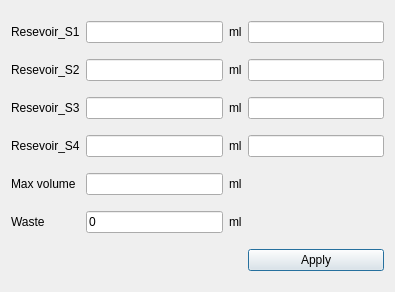
<?xml version="1.0" encoding="UTF-8"?>
<ui version="4.0">
 <class>Dialog</class>
 <widget class="QDialog" name="Dialog">
  <property name="geometry">
   <rect>
    <x>0</x>
    <y>0</y>
    <width>395</width>
    <height>292</height>
   </rect>
  </property>
  <property name="windowTitle">
   <string>Dialog</string>
  </property>
  <layout class="QHBoxLayout" name="horizontalLayout">
   <item>
    <layout class="QGridLayout" name="gridLayout">
     <item row="1" column="0">
      <widget class="QLabel" name="label_2">
       <property name="text">
        <string>Resevoir_S2</string>
       </property>
      </widget>
     </item>
     <item row="4" column="1">
      <widget class="QLineEdit" name="lineEdit_max_vol"/>
     </item>
     <item row="4" column="0">
      <widget class="QLabel" name="label_6">
       <property name="text">
        <string>Max volume</string>
       </property>
      </widget>
     </item>
     <item row="0" column="1">
      <widget class="QLineEdit" name="S1_volume"/>
     </item>
     <item row="3" column="0">
      <widget class="QLabel" name="label_4">
       <property name="text">
        <string>Resevoir_S4</string>
       </property>
      </widget>
     </item>
     <item row="2" column="0">
      <widget class="QLabel" name="label_3">
       <property name="text">
        <string>Resevoir_S3</string>
       </property>
      </widget>
     </item>
     <item row="2" column="3">
      <widget class="QLineEdit" name="S3_solution"/>
     </item>
     <item row="4" column="2">
      <widget class="QLabel" name="label_7">
       <property name="text">
        <string>ml</string>
       </property>
      </widget>
     </item>
     <item row="3" column="3">
      <widget class="QLineEdit" name="S4_solution"/>
     </item>
     <item row="1" column="3">
      <widget class="QLineEdit" name="S2_solution"/>
     </item>
     <item row="1" column="1">
      <widget class="QLineEdit" name="S2_volume"/>
     </item>
     <item row="1" column="2">
      <widget class="QLabel" name="label_10">
       <property name="text">
        <string>ml</string>
       </property>
      </widget>
     </item>
     <item row="3" column="1">
      <widget class="QLineEdit" name="S4_volume"/>
     </item>
     <item row="2" column="1">
      <widget class="QLineEdit" name="S3_volume"/>
     </item>
     <item row="5" column="0">
      <widget class="QLabel" name="label_11">
       <property name="text">
        <string>Waste</string>
       </property>
      </widget>
     </item>
     <item row="0" column="2">
      <widget class="QLabel" name="label_5">
       <property name="text">
        <string>ml</string>
       </property>
      </widget>
     </item>
     <item row="5" column="2">
      <widget class="QLabel" name="label_12">
       <property name="text">
        <string>ml</string>
       </property>
      </widget>
     </item>
     <item row="2" column="2">
      <widget class="QLabel" name="label_9">
       <property name="text">
        <string>ml</string>
       </property>
      </widget>
     </item>
     <item row="0" column="0">
      <widget class="QLabel" name="label">
       <property name="text">
        <string>Resevoir_S1</string>
       </property>
      </widget>
     </item>
     <item row="5" column="1">
      <widget class="QLineEdit" name="lineEdit_waste_vol">
       <property name="text">
        <string>0</string>
       </property>
      </widget>
     </item>
     <item row="0" column="3">
      <widget class="QLineEdit" name="S1_solution"/>
     </item>
     <item row="3" column="2">
      <widget class="QLabel" name="label_8">
       <property name="text">
        <string>ml</string>
       </property>
      </widget>
     </item>
     <item row="6" column="3">
      <widget class="QPushButton" name="pushButton_apply">
       <property name="text">
        <string>Apply</string>
       </property>
      </widget>
     </item>
    </layout>
   </item>
  </layout>
 </widget>
 <resources/>
 <connections/>
</ui>
